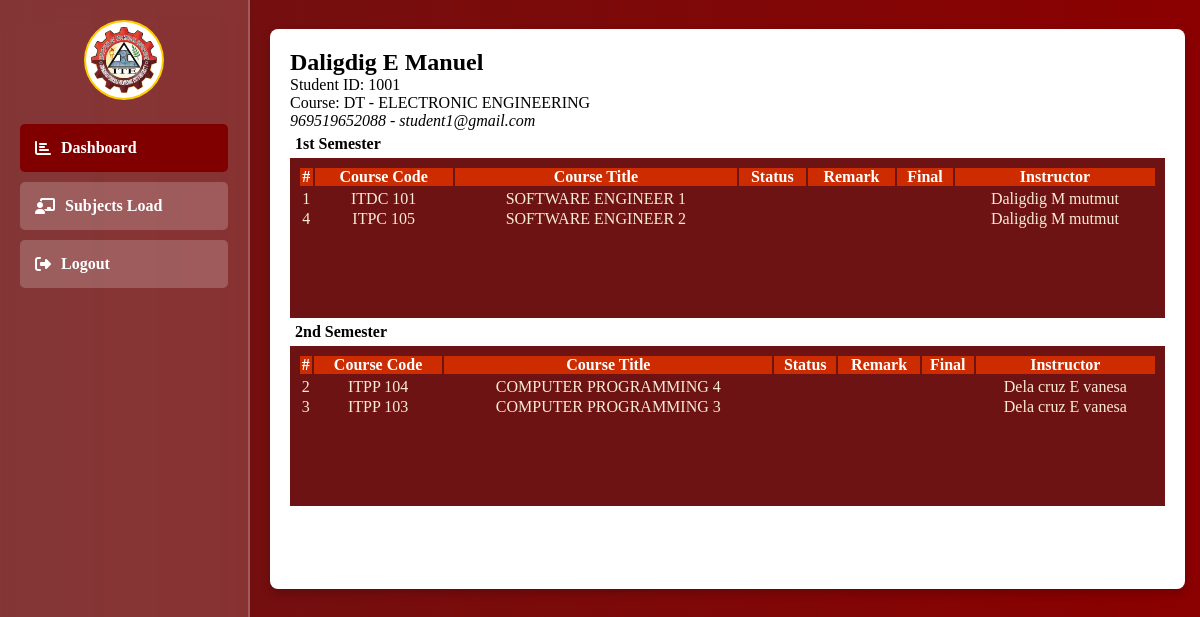
The page /student (signed in) on the database its author committed.
### tables this page shows
CREATE TABLE `students` (
  `id` int(11) NOT NULL,
  `student_code` varchar(100) DEFAULT NULL,
  `fname` varchar(100) NOT NULL,
  `mname` varchar(100) NOT NULL,
  `lname` varchar(100) NOT NULL,
  `profile` varchar(255) NOT NULL,
  `school_year` varchar(100) NOT NULL,
  `program` varchar(100) NOT NULL,
  `course` varchar(100) NOT NULL,
  `contact` varchar(20) NOT NULL,
  `email` varchar(100) NOT NULL,
  `verify` varchar(50) NOT NULL
);

CREATE TABLE `student_with_subjects` (
  `id` int(11) NOT NULL,
  `student_id` int(11) NOT NULL,
  `school_year` varchar(100) NOT NULL,
  `subject_code` varchar(100) NOT NULL,
  `subject_name` varchar(100) NOT NULL,
  `teacher_name` varchar(100) NOT NULL,
  `grade` int(11) NOT NULL,
  `status` varchar(100) NOT NULL,
  `remark` varchar(100) NOT NULL,
  `final` varchar(100) NOT NULL,
  `created_at` datetime NOT NULL DEFAULT current_timestamp(),
  `semester` int(11) NOT NULL
);

### student/student_function.php (called while the page is built, shortened)
<?php
include "../db_connect.php";
function getMyId($id)
{
    global $pdo;
    $id = intval($id);
    try {
        $sql = "SELECT s.*,
        CONCAT(s.lname, ' ', s.mname, ' ', s.fname) AS student_name
        FROM students s WHERE id = ?";
        $stmt = $pdo->prepare($sql);
        $stmt->execute([$id]);
        return $stmt->fetch();
    } catch (PDOException $e) {
        echo 'Error: ' . $e->getMessage();
        return [];
    }
}
function getSubject2($id)
{
    global $pdo;
    $sql = "SELECT DISTINCT * FROM student_with_subjects WHERE student_id = ?";
    try {
        $stmt = $pdo->prepare($sql);
        $stmt->execute([$id]);
        return $stmt->fetchAll();
    } catch (PDOException $e) {
        echo 'Error: ' . $e->getMessage();
        return [];
    }
}
?>

### student/index.php (the view, shortened to what this page needs)
<?php
include "../db_connect.php";
include "./student_function.php";
$student_id = $_SESSION['student_id'];
?>
<!DOCTYPE html>
<html lang="en">
<head>
    <link rel="stylesheet" href="https://cdnjs.cloudflare.com/ajax/libs/font-awesome/6.2.0/css/all.css">
</head>
<body>
    <div class="sidebar">
        <div class="profile-info">
            <img src="../images/ITE.png" alt="Profile Icon" class="profile-icon">
        </div>
        <div class="sidebar-item" style="background-color: maroon;">
            <a href="./index.php"> <i class="fas fa-chart-bar"></i>Dashboard</a>
        </div>
        <div class="sidebar-item">
            <a href="./subject_load.php"><i class="fas fa-chalkboard-teacher"></i> Subjects Load </a>
        </div>
        <div class="sidebar-item">
            <a href="./logout.php"><i class="fas fa-sign-out-alt"></i> Logout</a>
        </div>
    </div>
    <div class="content">
        <div class="dashboard-container">
            <?php $student = getMyId($student_id) ?>
            <?php if ($student) { ?>
                <div class="modal">
                    <div class="modal-content">
                        <h2 id="programTitle"><?php echo htmlspecialchars($student['student_name']) ?></h2>
                        <span id="sy">Student ID: <?php echo $student['student_code']; ?></span><br>
                        <span id="course">Course: <?php echo $student['program']; ?> -
                            <?php echo $student['course']; ?></span><br>
                        <span id="course"><i><?php echo $student['contact']; ?> -
                                <?php echo $student['email']; ?></i></span>
                    <?php } ?>
                    <p class="semester">1st Semester</p>
                    <div class="table_content" style="text-align:center;">
                        <table>
                            <tr>
                                <th>#</th>
                                <th>Course Code</th>
                                <th>Course Title</th>
                                <th>Status</th>
                                <th>Remark</th>
                                <th>Final</th>
                                <th>Instructor</th>
                            </tr>
                            <tbody id="subjectList1">
                                <tr class="programRow">
                                    <?php $subject = getSubject2($student_id) ?>
                                    <?php foreach ($subject as $index => $row) { ?>
                                        <?php if ($row['semester'] == 1) { ?>
                                        <tr>
                                            <td><?php echo $index + 1; ?></td>
                                            <td><?php echo $row['subject_code']; ?></td>
                                            <td><?php echo $row['subject_name']; ?></td>
                                            <td><?php echo $row['status']; ?></td>
                                            <td><?php echo $row['remark']; ?></td>
                                            <td><?php echo $row['final']; ?></td>
                                            <td><?php echo $row['teacher_name']; ?></td>
                                        </tr>
                                    <?php }
                                    } ?>
                                </tr>
                            </tbody>
                        </table>
                    </div>
                    <p class="semester">2nd Semester</p>
                    <div class="table_content" style="text-align:center;">
                        <table>
                            <tr>
                                <th>#</th>
                                <th>Course Code</th>
                                <th>Course Title</th>
                                <th>Status</th>
                                <th>Remark</th>
                                <th>Final</th>
                                <th>Instructor</th>
                            </tr>
                            <tbody id="subjectList2">
                                <tr class="programRow">
                                    <?php $subject = getSubject2($student_id) ?>
                                    <?php foreach ($subject as $index => $row) { ?>
                                        <?php if ($row['semester'] == 2) { ?>
                                        <tr>
                                            <td><?php echo $index + 1; ?></td>
                                            <td><?php echo $row['subject_code']; ?></td>
                                            <td><?php echo $row['subject_name']; ?></td>
                                            <td><?php echo $row['status']; ?></td>
                                            <td><?php echo $row['remark']; ?></td>
                                            <td><?php echo $row['final']; ?></td>
                                            <td><?php echo $row['teacher_name']; ?></td>
                                        </tr>
                                    <?php }
                                    } ?>
                                </tr>
                            </tbody>
                        </table>
                    </div>
                </div>
            </div>
        </div>
</body>
</html>

### student/index.php (style rules this page uses)
* { margin: 0; padding: 0; box-sizing: border-box; font-family: 'Georgia', serif; }
body { background: linear-gradient(to right, #6E1313, #8B0000); background-size: cover; display: flex; }
.sidebar { width: 250px; height: 100vh; background: rgba(255, 255, 255, 0.15); backdrop-filter: blur(10px); padding: 20px; position: fixed; left: 0; top: 0; overflow-y: auto; border-right: 2px solid rgba(255, 255, 255, 0.2); }
.sidebar .profile-info { text-align: center; margin-bottom: 20px; }
.sidebar .profile-icon { width: 80px; border-radius: 50%; background: white; padding: 5px; border: 2px solid #ffcc00; }
.sidebar-item { padding: 15px; margin: 10px 0; background: rgba(255, 255, 255, 0.2); border-radius: 5px; font-size: 16px; }
.sidebar-item a { color: #FFFFFF; text-decoration: none; display: flex; align-items: center; font-weight: bold; }
.sidebar-item a i { margin-right: 10px; }
.content { margin-left: 250px; padding: 20px; width: calc(100% - 245px); }
.dashboard-container { display: flex; flex-wrap: wrap; justify-content: center; gap: 15px; }
.modal { width: 100rem; height: auto; }
.modal-content { background-color: white; height: 35rem; margin: 1% auto; padding: 20px; border-radius: 8px; text-align: left; box-shadow: 0px 4px 10px rgba(0, 0, 0, 0.2); }
.modal table { width: 100%; padding: .5rem; border: 1px solidrgb(122, 122, 122) }
.modal th { background-color: #cc2c00; color: #FFFFFF; }
.table_content { height: 10rem; background-color: #6E1313; overflow: hidden; overflow-y: scroll; color: antiquewhite; }
.semester { font-size: 1rem; font-weight: bold; margin: 5px; }

### rows shown on the page
students: student_code "1001", program "DT", course "ELECTRONIC ENGINEERING", contact "969519652088", email "student1@gmail.com"
student_with_subjects: subject_code "ITDC 101", subject_name "SOFTWARE ENGINEER 1", teacher_name "Daligdig M mutmut"
student_with_subjects: subject_code "ITPC 105", subject_name "SOFTWARE ENGINEER 2", teacher_name "Daligdig M mutmut"
student_with_subjects: subject_code "ITPP 104", subject_name "COMPUTER PROGRAMMING 4", teacher_name "Dela cruz E vanesa"
student_with_subjects: subject_code "ITPP 103", subject_name "COMPUTER PROGRAMMING 3", teacher_name "Dela cruz E vanesa"

### other values the page prints
$student['student_name'] "Daligdig E Manuel"
